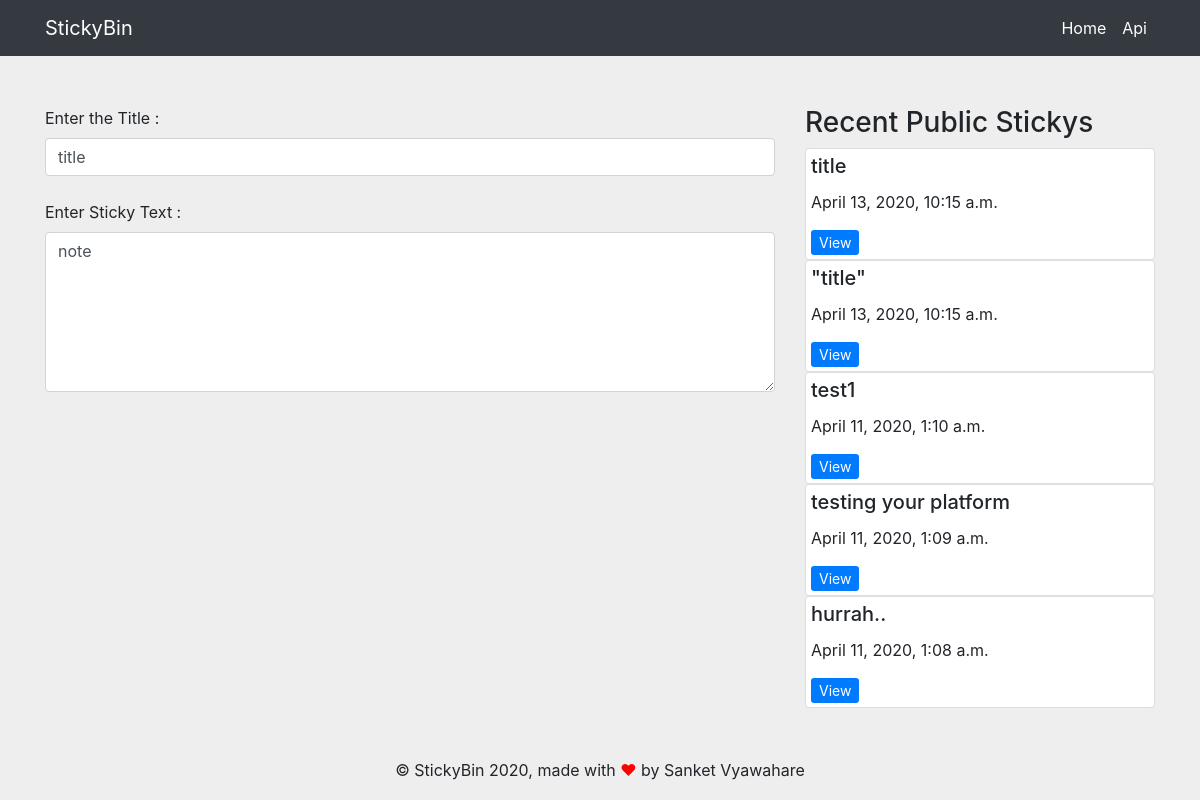
Screenshot of /slug/ with the database file from the repository.
### Application/models.py (models this page shows, shortened)
class Sticky(models.Model):
    title = models.CharField(max_length=100)
    note = models.TextField()
    slug = models.CharField(max_length=7)
    date = models.DateTimeField(auto_now_add=True)

### Application/views.py (the view)
# urls.py: path('<str:code>/', views.display, name="display"),
def display(request, code):
    try:
        s = Sticky.objects.get(slug=code)
        data = Sticky.objects.all().order_by('-date')[0:5]
        return render(request, 'display.html', {"search": s, "data": data})
    except Sticky.DoesNotExist:
        return render(request, 'not_found.html')

### templates/display.html (shortened to what this page needs)
<!DOCTYPE html>
<html lang="en">
<head>
    {% load static %}
    <link href="{% static 'application.css' %}" rel="stylesheet" type="text/css">
    <link rel="stylesheet" href="https://stackpath.bootstrapcdn.com/bootstrap/4.4.1/css/bootstrap.min.css"
>
</head>
<body style="background-color: #eeeeee;">
<nav class="navbar navbar-expand-lg navbar-dark bg-dark">
    <div class="container">
        <a class="navbar-brand" href="#">StickyBin</a>
        <div class="collapse navbar-collapse" id="navbarNavDropdown">
            <ul class="navbar-nav ml-auto">
                <li class="nav-item active">
                    <a class="nav-link" href="{% url 'home' %}">Home</a>
                </li>
                <li class="nav-item">
                    <a class="nav-link" href="{% url 'api' %}">Api</a>
                </li>
            </ul>
        </div>
    </div>
</nav>
<main class="container">
    <div class="row">
        <div class="col-lg-8 col-md-12">
            <form method="post" action="{% url 'home' %}">
                <label for="title">Enter the Title :</label>
                <input class="form-control" type="text" name="title" value="{{ search.title }}">
                <br>
                <label for="note">Enter Sticky Text :</label>
                <textarea class="form-control" name="note" placeholder="Enter Sticky Text here">{{ search.note }}</textarea>
            </form>
        </div>
        <div class="col-lg-4 col-md-12" id="recent">
            <h3>Recent Public Stickys</h3>
            {% for d in data %}
            <div class="card">
                <div class="card-body">
                    <h5 class="card-title">{{ d.title }}</h5>
                    <p>{{ d.date }}</p>
                    <a href="{% url 'display' d.slug %}" target="_blank" class="btn-sm btn-primary">View</a>
                </div>
            </div>
            {% endfor %}
        </div>
    </div>
</main>
<footer>
    <div class="container">
        <p class="text-center">&copy; StickyBin 2020, made with <span style="color: red">&hearts;</span> by Sanket
            Vyawahare</p>
    </div>
</footer>
</body>
</html>

### static/application.css (style rules this page uses)
* { margin: 0; padding: 0; }
.navbar-brand { color: white !important; }
.nav-link { color: white !important; }
textarea { width: 100%; height: 20vh !important; }
.card-body { margin: -15px !important; }
main { margin: 50px; }

### rows the page displays
Sticky: title "title", note "note", date "April 13, 2020, 10:15 a.m."
Sticky: title "\"title\"", date "April 13, 2020, 10:15 a.m."
Sticky: title "test1", date "April 11, 2020, 1:10 a.m."
Sticky: title "testing your platform", date "April 11, 2020, 1:09 a.m."
Sticky: title "hurrah..", date "April 11, 2020, 1:08 a.m."
